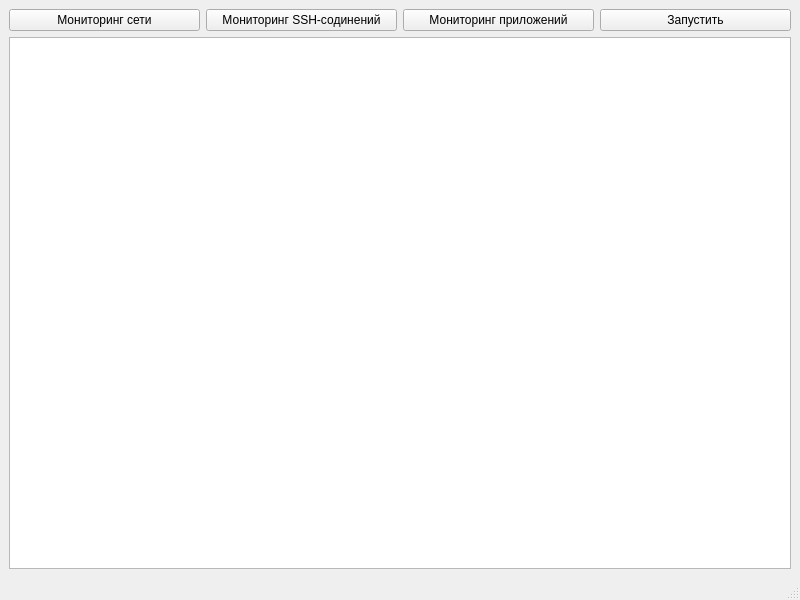
<?xml version="1.0" encoding="UTF-8"?>
<ui version="4.0">
 <class>MainWindow</class>
 <widget class="QMainWindow" name="MainWindow">
  <property name="geometry">
   <rect>
    <x>0</x>
    <y>0</y>
    <width>800</width>
    <height>600</height>
   </rect>
  </property>
  <property name="windowTitle">
   <string>MainWindow</string>
  </property>
  <widget class="QWidget" name="centralwidget">
   <layout class="QVBoxLayout" name="verticalLayout">
    <item>
     <layout class="QHBoxLayout" name="horizontalLayout">
      <item>
       <widget class="QPushButton" name="Monitor_Network">
        <property name="text">
         <string>Мониторинг сети</string>
        </property>
       </widget>
      </item>
      <item>
       <widget class="QPushButton" name="Monitor_SSH">
        <property name="text">
         <string>Мониторинг SSH-содинений</string>
        </property>
       </widget>
      </item>
      <item>
       <widget class="QPushButton" name="Monitor_Applications">
        <property name="text">
         <string>Мониторинг приложений</string>
        </property>
       </widget>
      </item>
      <item>
       <widget class="QPushButton" name="MonitoringStart">
        <property name="text">
         <string>Запустить</string>
        </property>
       </widget>
      </item>
     </layout>
    </item>
    <item>
     <layout class="QVBoxLayout" name="verticalLayout_2">
      <item>
       <widget class="QTreeView" name="treeView"/>
      </item>
     </layout>
    </item>
   </layout>
  </widget>
  <widget class="QMenuBar" name="menubar">
   <property name="geometry">
    <rect>
     <x>0</x>
     <y>0</y>
     <width>800</width>
     <height>22</height>
    </rect>
   </property>
  </widget>
  <widget class="QStatusBar" name="statusbar"/>
 </widget>
 <resources/>
 <connections/>
</ui>
